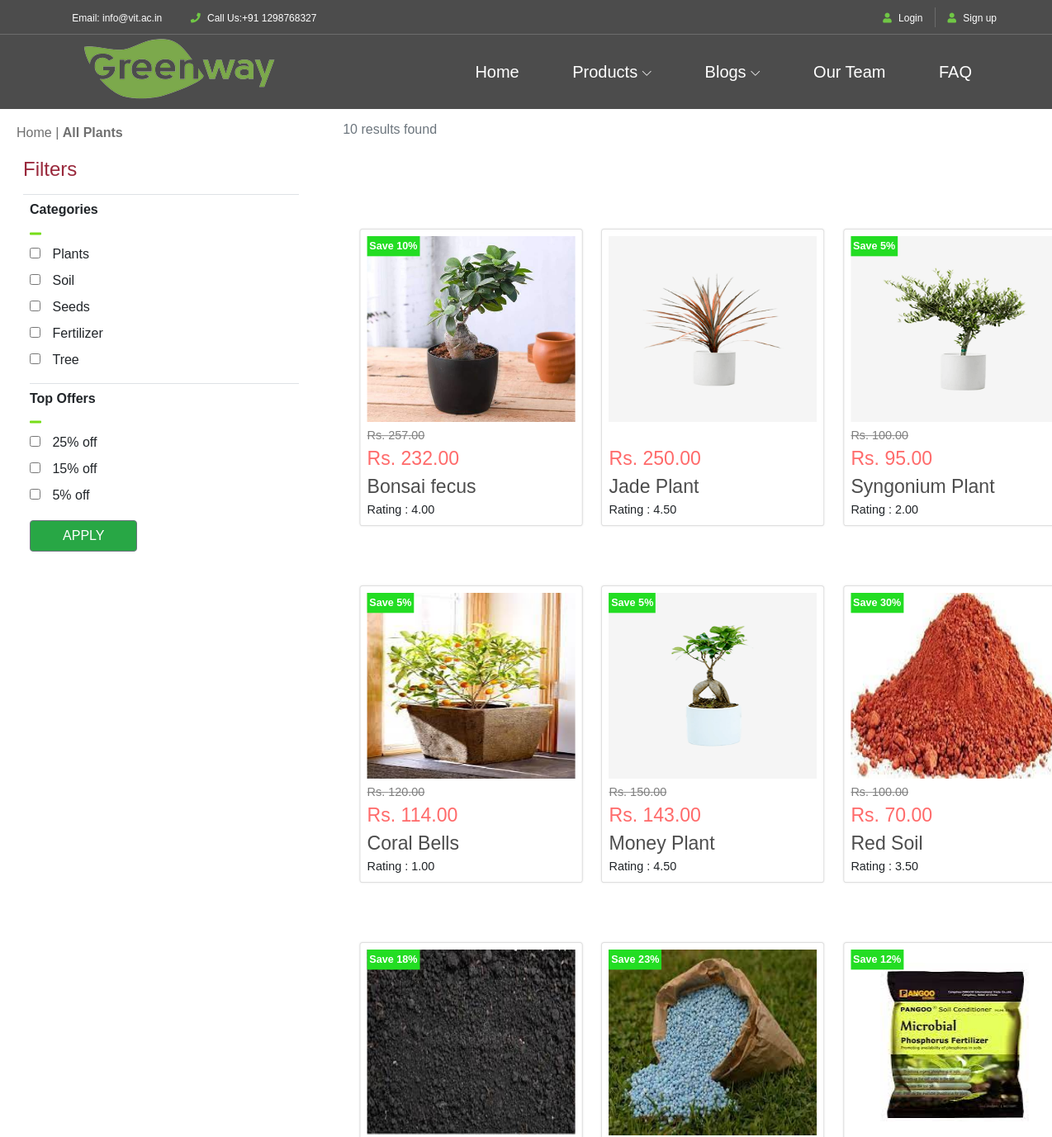
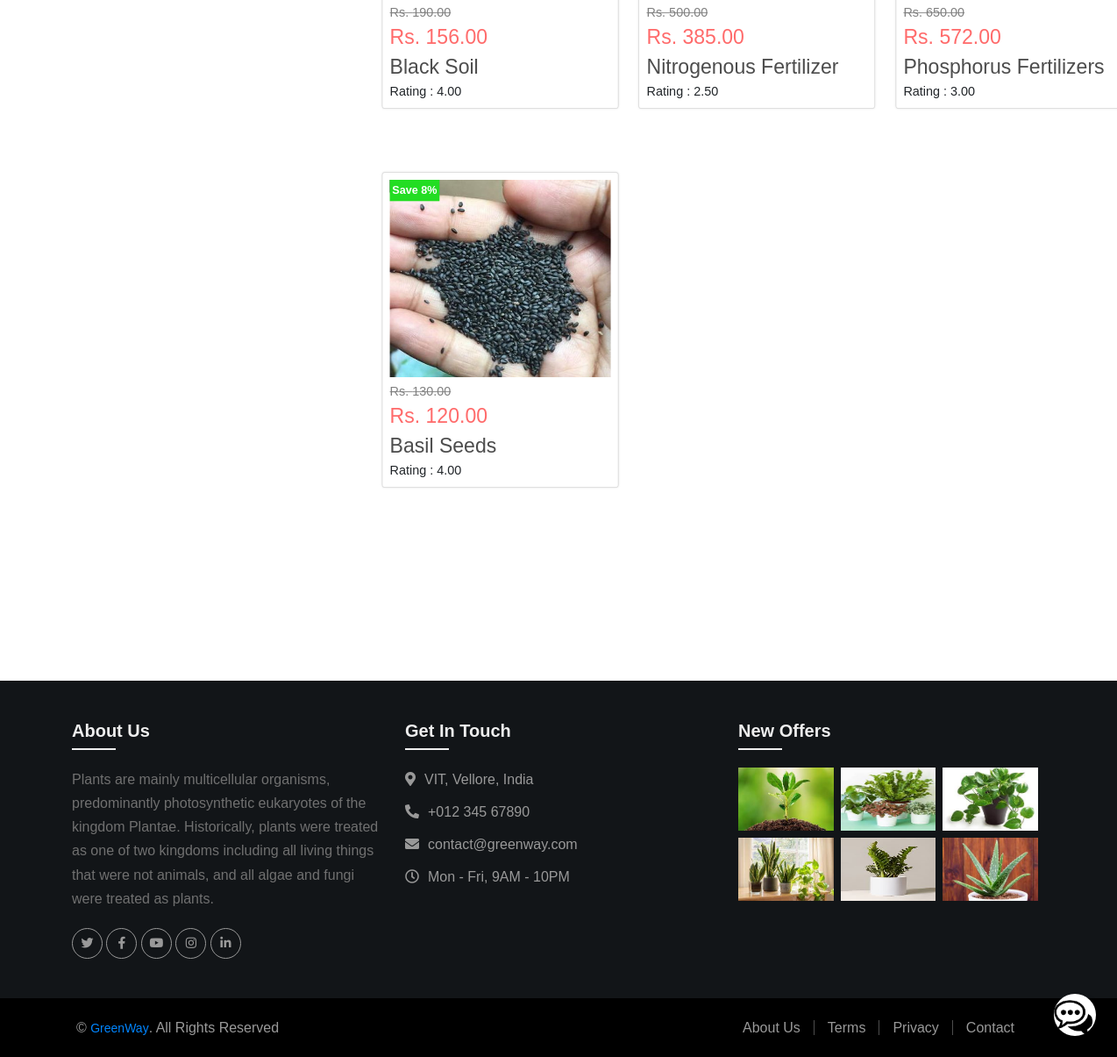
Page /products on the committed database (2 pictures, top to bottom).
### products/models.py (models this page shows, shortened)
class ItemsImages(models.Model):
    title = models.ForeignKey(ItemMain, on_delete=models.CASCADE)
    image = models.ImageField(upload_to = 'images')

class ItemMain(models.Model):
    title = models.CharField(max_length=50, unique=True)
    price = models.DecimalField(decimal_places=2, max_digits=25)
    description = models.TextField()
    category = models.ForeignKey(ItemsCat, on_delete=models.CASCADE)
    availablity = models.BooleanField(default=False)
    shippingCharges = models.IntegerField(default=0)
    offers = models.IntegerField(default=0)
    plantingAndCare = models.TextField()
    slug = models.SlugField(max_length=50,unique=True, default="", editable=False)

class ItemRating(models.Model):
    title = models.ForeignKey(ItemMain, on_delete=models.CASCADE)
    ratingCount = models.IntegerField()
    rating = models.IntegerField()
    ratingValue = models.DecimalField(decimal_places=2, max_digits=10, editable=False)
    feedback = models.TextField(default="")

### products/views.py (the view)
# urls.py: path('products', views.items_display, name='itemlist'),
def items_display(request):
    cat = request.GET.getlist('cat', [])
    offerss = request.GET.getlist('offer', [])
    items = []
    offerss = list(map(int, offerss))
    if len(offerss) > 0:
        min_off = min(offerss)
    if len(cat) > 0 or len(offerss) > 0:
        if (len(offerss) and len(cat)):
            items = ItemMain.objects.filter(category__in = ItemsCat.objects.filter(catName__in=cat), offers__gt=min_off)
        elif (len(cat)):
            items = ItemMain.objects.filter(category__in = ItemsCat.objects.filter(catName__in=cat))
        else:
            items = ItemMain.objects.filter(offers__gt=min_off)
    else:
        items = ItemMain.objects.all()
    l = []
    for i in items:
        ll = []
        ll.append(ItemsImages.objects.filter(title=ItemMain.objects.filter(title = i.title)[0])[0].image)
        ll.append(ItemRating.objects.filter(title=ItemMain.objects.filter(title = i.title)[0])[0].ratingValue)
        ll.append(i.price)
        ll.append(i.description)
        ll.append(i.title)
        price = i.price
        offer = i.offers
        newPrice = price - (price * offer)//100
        ll.append(newPrice)
        ll.append(i.slug)
        ll.append(i.offers)
        l.append(ll)
    context = {
        "items": l
    }
    return render(request, "products/items_display.html", context)

### templates/products/items_display.html (shortened to what this page needs)
{% extends "base.html" %}
{% load static %}
{% block content %}
<link href='https://maxcdn.bootstrapcdn.com/bootstrap/4.0.0/css/bootstrap.min.css' rel='stylesheet'>
<link href='https://cdnjs.cloudflare.com/ajax/libs/font-awesome/4.7.0/css/font-awesome.min.css' rel='stylesheet'>
<link rel="stylesheet" href="{% static 'css/items_display.css' %}">
<div class="items_display">
<section id="sidebar">
    <p> Home | <b>All Plants</b></p>
    <div class="border-bottom pb-2 ml-2">
        <h4 id="burgundy">Filters</h4>
    </div>
    <div class="py-2 border-bottom ml-3">
        <h6 class="font-weight-bold">Categories</h6>
        <div id="orange"><span class="fa fa-minus"></span></div>
        <form type="get" action="{% url 'itemlist' %}">
            <div class="form-group"> <input type="checkbox" value="plants" name="cat"> <label for="plants">Plants</label> </div>
            <div class="form-group"> <input type="checkbox" value="soil" name="cat"> <label for="breakfast">Soil</label> </div>
            <div class="form-group"> <input type="checkbox" value="seeds" name="cat"> <label for="healthy">Seeds</label> </div>
            <div class="form-group"> <input type="checkbox" value="fertilizer" name="cat"> <label for="healthy">Fertilizer</label> </div>
            <div class="form-group"> <input type="checkbox" value="tree" name="cat"> <label for="healthy">Tree</label> </div>
    </div>
    <div class="py-2 ml-3">
        <h6 class="font-weight-bold">Top Offers</h6>
        <div id="orange"><span class="fa fa-minus"></span></div>
            <div class="form-group"> <input type="checkbox" value="25" name="offer"> <label for="25">25% off</label> </div>
            <div class="form-group"> <input type="checkbox" value="15" name="offer"> <label for="15">15% off</label> </div>
            <div class="form-group"> <input type="checkbox" value="5" name="offer"> <label for="5off" id="off">5% off</label> </div>
            <button type="submit" class="applybtn btn btn-secondary">APPLY</button>
    </div>
</section>
<section id="products">
    <div class="container">
        <div class="d-flex flex-row">
            <div class="text-muted m-2" id="res">{{ items|length }} results found </div>
        </div>
    </div>
</section>
<section id="items">
    <div class="item-container">
        {% for item in items %}
        <div class="card">
            <a href="{% url 'itemView' the_slug=item.6 %}">
            <div class="card-image" style="background: url('/media/{{ item.0 }}') no-repeat; background-size: 100% 100%;">
                {% if item.7 != 0 %}
                <span class="offers">Save {{ item.7 }}%</span>
                {% endif%}
            </div></a>
            <div class="card-description">
                {% if item.5 != item.2 %}
                <span class="oldprice"><strike>Rs. {{ item.2 }}</strike></span>
                {% endif %}
                <br><span class="price">Rs. {{ item.5 }} <br> </span>
                <a class="title" href="{% url 'itemView' the_slug=item.6 %}">{{ item.4}} <br></a>
                Rating : {{ item.1 }} <br>
            </div>
        </div>
        {% endfor %}
    </div>
</section>
</div>
{% endblock content %}

### static/css/items_display.css (style rules this page uses)
* { box-sizing: border-box; }
.items_display { position: relative; display: block; height: 2000px; }
#burgundy { color: rgb(153, 40, 59) }
#orange, select, .btn { color: rgb(119, 221, 24) }
.form-group { margin-bottom: 0px !important; }
label { padding-left: 10px }
.form-group:last-child { margin-bottom: 0 }
h6 { margin-bottom: 0px }
.btn { border: 1px solid orange; border-radius: 10px; background-color: #fff }
@media (min-width:1200px) { #sidebar { width: 30%; padding: 20px; float: left } }
@media (min-width:1200px) { #products { width: 70%; padding: 10px; margin: 0; float: right } }
@media (min-width:1200px) { .card { width: 300px; height: 330px; border: none } }
#items { width: 70%; padding: 10px; float: right; transform: scale(0.9); margin: 0; }
#items .item-container { max-width: 40vw; margin: 0 !important; display: grid; grid-template-columns: 1fr 1fr 1fr; column-gap: 5%; row-gap: 5%; }
#items .card { height: 400px; padding: 3%; box-shadow: 0px 0px 3px rgba(0, 0, 0, 0.1); transition: all 300ms ease-in-out 0ms; }
#items .card-image { height: 250px; width: 100%; }
#items .offers { padding: 1%; text-decoration: none; color: white; background-color: rgb(35, 221, 35); position: absolute; font-size: 1em; font-weight: 700; }
#items .oldprice { color: grey; }
#items .price { color: #ff6b6b; font-size: 1.6em; }
#items .title { font-size: 1.6em; text-decoration: none; color: #4d4d4d; transition: all 0ms 0ms; }
#items .card-description { margin-top: 2%; font-weight: 500; }
.applybtn { color:white; background: #28a745 !important; border: 1px solid #28a745; width:40%; font-size: 14px; padding: 1px; margin-top: 3%; }

### static/css/footer.css (style rules this page uses)
body { margin: 0; font-family: Arial, Helvetica, sans-serif; background: #ffffff; }
a { transition: .3s; }

### static_in_env/css/home/classy-nav.css (style rules this page uses)
* { margin: 0; padding: 0; }
body { font-family: "Roboto", sans-serif; }

### rows in the picture
ItemsImages: image (picture)
ItemMain: price "257.00", title "Bonsai fecus"
ItemRating: ratingValue "4.00"
ItemsImages: image (picture)
ItemMain: title "Jade Plant"
ItemRating: ratingValue "4.50"
ItemsImages: image (picture)
ItemMain: price "100.00", title "Syngonium Plant"
ItemRating: ratingValue "2.00"
ItemsImages: image (picture)
ItemMain: price "120.00", title "Coral Bells"
ItemRating: ratingValue "1.00"
ItemsImages: image (picture)
ItemMain: price "150.00", title "Money Plant"
ItemRating: ratingValue "4.50"
ItemsImages: image (picture)
ItemMain: price "100.00", title "Red Soil"
ItemRating: ratingValue "3.50"
ItemsImages: image (picture)
ItemMain: price "190.00", title "Black Soil"
ItemRating: ratingValue "4.00"
ItemsImages: image (picture)
ItemMain: price "500.00", title "Nitrogenous Fertilizer"
ItemRating: ratingValue "2.50"
ItemsImages: image (picture)
ItemMain: price "650.00", title "Phosphorus Fertilizers"
ItemRating: ratingValue "3.00"
ItemsImages: image (picture)
ItemMain: price "130.00", title "Basil Seeds"
ItemRating: ratingValue "4.00"

### other values in the picture
{{ items|length }} "10"
{{ item.7 }} "10" "5" "5" "5" "30" "18" "23" "12" "8"
{{ item.5 }} "232.00" "250.00" "95.00" "114.00" "143.00" "70.00" "156.00" "385.00" "572.00" "120.00"
